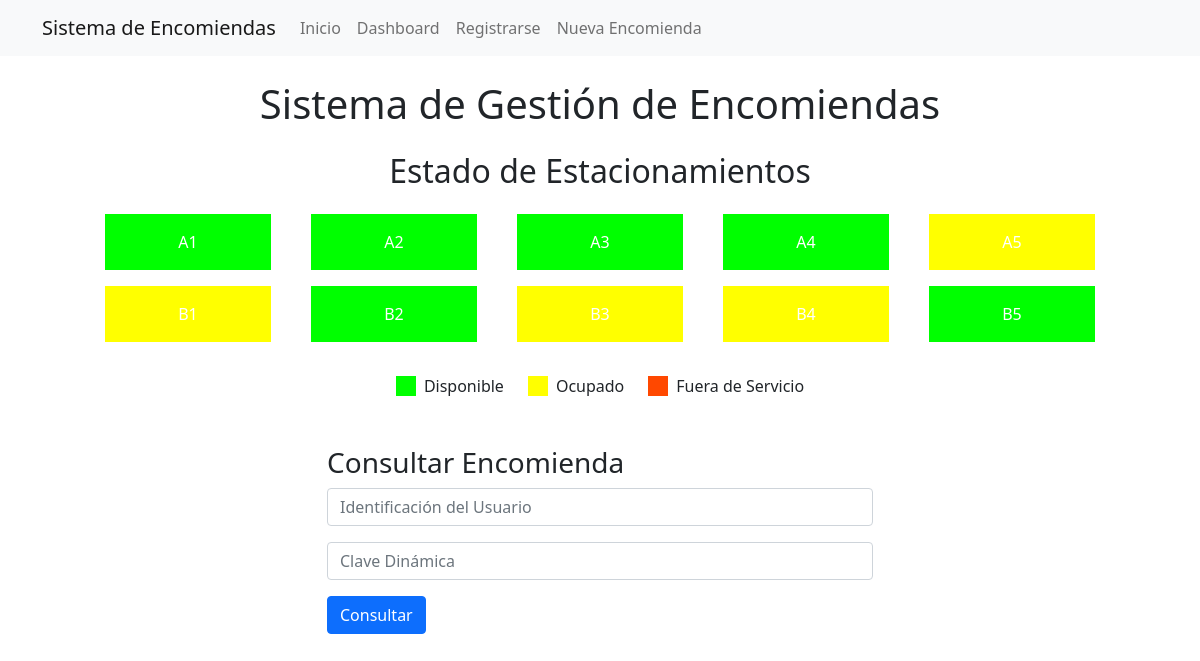
Before: / with the older database file.
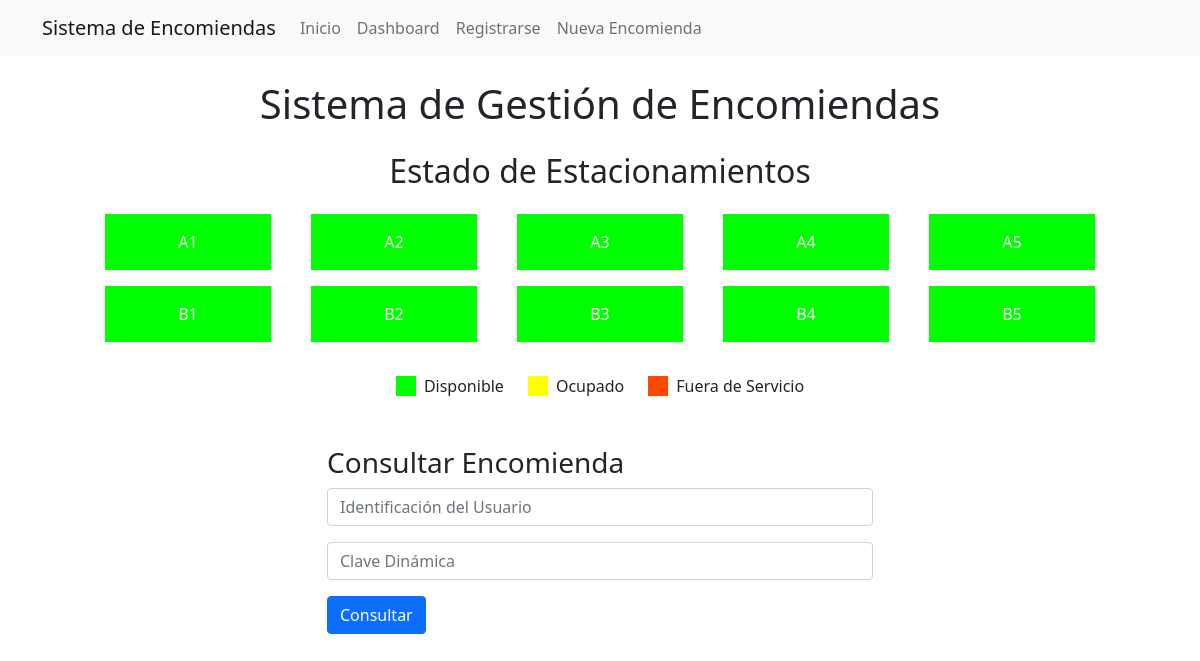
After: the same page with the newer database file.
### app.py (the view)
@app.route('/')
def index():
    conn = get_db_connection()
    estacionamientos = conn.execute('SELECT * FROM garajes').fetchall()
    conn.close()
    return render_template('index.html', estacionamientos=estacionamientos)

### app.py (called while the page is built)
def get_db_connection():
    conn = sqlite3.connect('database.db')
    conn.row_factory = sqlite3.Row
    return conn

### templates/index.html (shortened to what this page needs)
{% extends "base.html" %}
{% block content %}
<h1 class="text-center mb-4">Sistema de Gestión de Encomiendas</h1>
<h2 class="text-center mb-3">Estado de Estacionamientos</h2>
<div id="estacionamientos" class="row justify-content-center mb-4">
    {% for estacionamiento in estacionamientos %}
    <div class="col-2 m-2">
        <div class="estacionamiento {{ estacionamiento.estado }} p-3 text-center text-white">
            {{ estacionamiento.id }}
        </div>
    </div>
    {% endfor %}
</div>
<div class="row justify-content-center mb-5">
    <div class="col-auto">
        <div class="d-flex align-items-center">
            <div class="estacionamiento disponible me-2" style="width: 20px; height: 20px;"></div>
            <span>Disponible</span>
        </div>
    </div>
    <div class="col-auto">
        <div class="d-flex align-items-center">
            <div class="estacionamiento ocupado me-2" style="width: 20px; height: 20px;"></div>
            <span>Ocupado</span>
        </div>
    </div>
    <div class="col-auto">
        <div class="d-flex align-items-center">
            <div class="estacionamiento fuera-de-servicio me-2" style="width: 20px; height: 20px;"></div>
            <span>Fuera de Servicio</span>
        </div>
    </div>
</div>
<div class="row mb-4">
    <div class="col-md-6 offset-md-3">
        <h3>Consultar Encomienda</h3>
        <form id="consultaForm">
            <div class="mb-3">
                <input type="text" class="form-control" name="identificacion" placeholder="Identificación del Usuario" required>
            </div>
            <div class="mb-3">
                <input type="text" class="form-control" name="clave_dinamica" placeholder="Clave Dinámica" required>
            </div>
            <button type="submit" class="btn btn-primary">Consultar</button>
        </form>
    </div>
</div>
{% endblock %}

Changed rows visible on the page:
changed garajes "A5": estado "ocupado" → "disponible" (drawn)
changed garajes "B1": estado "ocupado" → "disponible" (drawn)
changed garajes "B3": estado "ocupado" → "disponible" (drawn)
changed garajes "B4": estado "ocupado" → "disponible" (drawn)
